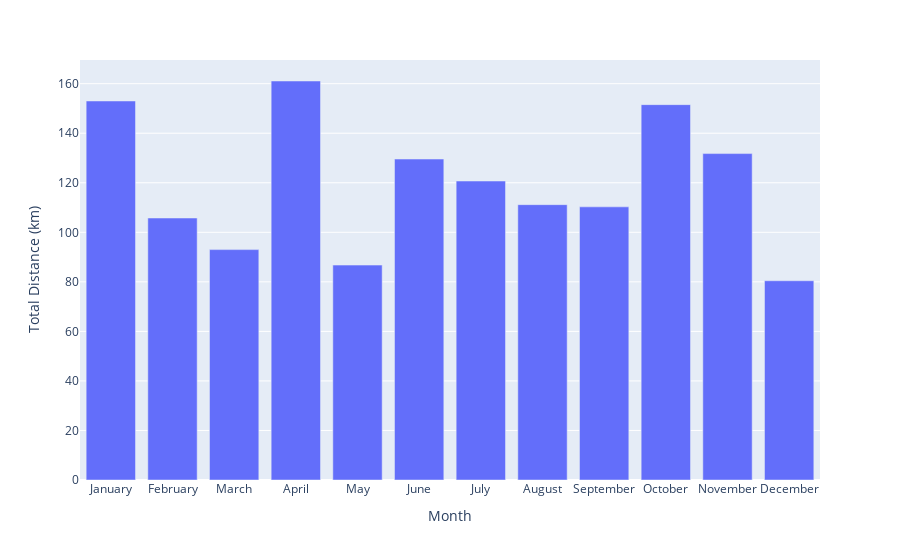

The code cell stored with this chart in its notebook:
### Code cell
runs_2022 = runs[runs["activity_date"].dt.year == 2022]
distance_per_month = runs_2022.groupby(runs["activity_date"].dt.month)['distance_km'].sum().reset_index()

distance_per_month['month_name'] = pd.to_datetime(distance_per_month['activity_date'], format='%m').dt.strftime('%B')

fig= px.bar(distance_per_month, x="month_name",y="distance_km", labels={"month_name":"Month", "distance_km":"Total Distance (km)"})
fig.show()

### Figure 1 — Plotly figure (JSON) as saved in the notebook; plotly's stock layout.template omitted (floating-point values rounded to 4 significant figures)
{"data": [{"alignmentgroup": "True", "hovertemplate": "Month=%{x}<br>Total Distance (km)=%{y}<extra></extra>", "legendgroup": "", "marker": {"color": "#636efa", "pattern": {"shape": ""}}, "name": "", "offsetgroup": "", "orientation": "v", "showlegend": false, "textposition": "auto", "type": "bar", "x": ["January", "February", "March", "April", "May", "June", "July", "August", "September", "October", "November", "December"], "xaxis": "x", "y": [153.0, 105.8, 93.01, 161.1, 86.76, 129.6, 120.7, 111.2, 110.3, 151.5, 131.8, 80.44], "yaxis": "y"}], "layout": {"autosize": true, "barmode": "relative", "legend": {"tracegroupgap": 0}, "margin": {"t": 60}, "xaxis": {"anchor": "y", "autorange": true, "domain": [0, 1], "range": [-0.5, 11.5], "title": {"text": "Month"}, "type": "category"}, "yaxis": {"anchor": "x", "autorange": true, "domain": [0, 1], "range": [0, 169.6], "title": {"text": "Total Distance (km)"}, "type": "linear"}}}
